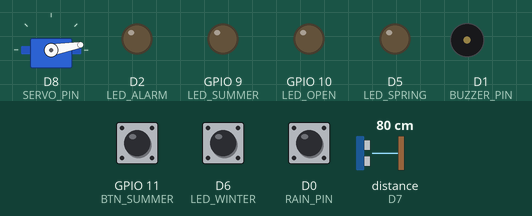
Recording of a sketch running on a simulated ESP8266 (NodeMCU). On the bench: servo, output pins drawn as LEDs (lit = HIGH), buzzer (waves = sounding, pin HIGH). Wiring (inferred from the names in the program): ultrasonic range finder: trigger D3; echo D7. Dashed ring = blinking. Inputs (shaded band) come from the test bench; at power-on: GPIO 11 (BTN_SUMMER) HIGH, distance to the obstacle (sensor on D7) 80 cm, D6 (LED_WINTER) HIGH, D0 (RAIN_PIN) HIGH. The echo pulse lasts 58.3 µs per cm; WiFi joins after 1.5 s; servers stay silent unless stated; pins used as bus, display or sensor lines are not drawn; what the sketch prints to the serial monitor is not drawn.

Above: at 2.7 s.
2.8 s: GPIO 11 (BTN_SUMMER) pulled LOW for 1 s
At 3.07 s:
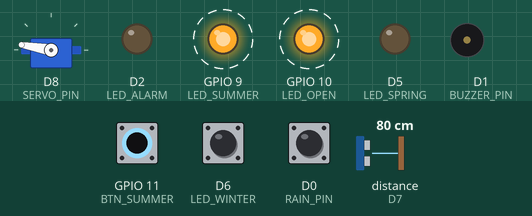
5.3 s: distance to the obstacle (sensor on D7) set to 32 cm
6.8 s: distance to the obstacle (sensor on D7) set to 26 cm
At 8.2 s:
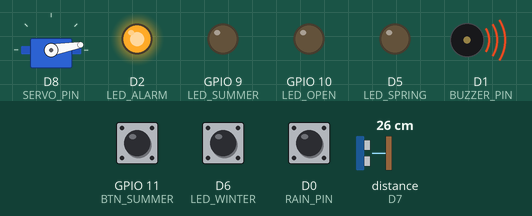
8.5 s: distance to the obstacle (sensor on D7) set to 35 cm
At 9.4 s:
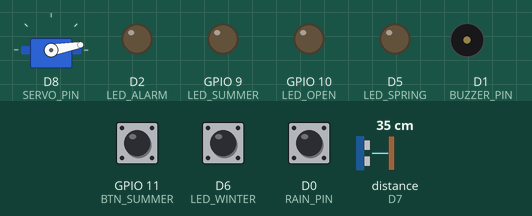
10.0 s: D6 (LED_WINTER) pulled LOW for 3.2 s
At 10.44 s:
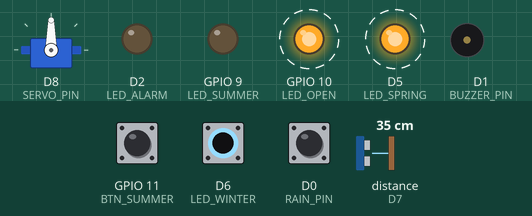
14.7 s: GPIO 11 (BTN_SUMMER) pulled LOW for 3.2 s
At 18.4 s:
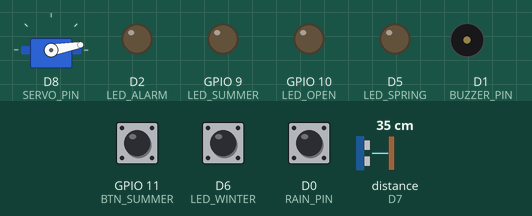
Timing chart, 0 to 19.9 s (numbered marks = the images above; inputs shaded):
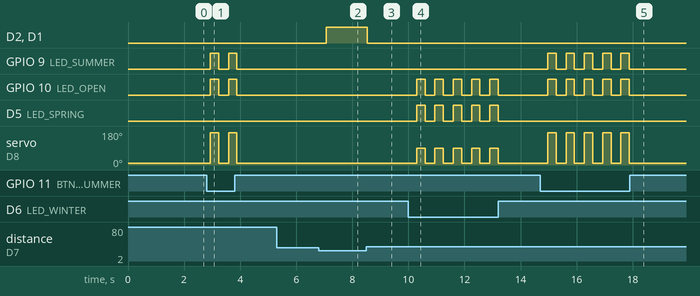

Measured:
- the behaviour switches between 30 and 29 cm on distance to the obstacle (sensor on D7) (found by bisection; images 1 and 2)
- after the input at 2.8 s, GPIO 9 (LED_SUMMER), GPIO 10 (LED_OPEN): alternates HIGH for 0.30 s and LOW for 0.36 s, 4 changes in all, then stays LOW, starting after 0.13 s; servo on D8 (SERVO_PIN): alternates 170° for 0.30 s and 10° for 0.36 s, 4 changes in all, then stays 10°, starting after 0.13 s
- after the input at 5.3 s, every drawn part: stays the same
- after the input at 6.8 s, D2 (LED_ALARM), D1 (BUZZER_PIN): LOW → HIGH after 0.27 s
- after the input at 8.5 s, D2 (LED_ALARM), D1 (BUZZER_PIN): HIGH → LOW at once
- after the input at 10.0 s, GPIO 10 (LED_OPEN), D5 (LED_SPRING): alternates HIGH for 0.30 s and LOW for 0.35 s, 10 changes in all, then stays LOW, starting after 0.29 s; servo on D8 (SERVO_PIN): alternates 90° for 0.30 s and 10° for 0.35 s, 10 changes in all, then stays 10°, starting after 0.29 s
- after the input at 14.7 s, GPIO 9 (LED_SUMMER), GPIO 10 (LED_OPEN): alternates HIGH for 0.30 s and LOW for 0.35 s, 10 changes in all, then stays LOW, starting after 0.27 s; servo on D8 (SERVO_PIN): alternates 170° for 0.30 s and 10° for 0.35 s, 10 changes in all, then stays 10°, starting after 0.27 s

The sketch:

0.20_____.ino
```cpp
//created by I24712I
//Goin me in Git-Hub
//Engoy
#include <ESP8266WiFi.h>
#include <Servo.h>
#include <DHT.h>

// ==========================================================
// 1. إعداد المكتبات والثوابت
// ==========================================================

// -- بيانات الواي فاي (يجب تعديلها) --
const char* ssid = "Smart_Window_wether";
const char* password = "Wither=01;";

// -- تعريف الأطراف (GPIOs) - *** بناءً على آخر جدول توصيلات مُصحَّح *** --
// الأطراف الرقمية (Digital Pins)

#define SERVO_PIN D8    // GPIO15 (SG90 Signal)
#define DHT_PIN D4      // GPIO2 (DHT11 Data)
#define RAIN_PIN D0     // GPIO16 (مستشعر المطر - الطرف الرقمي DO)
#define TRIG_PIN D3     // GPIO0 (HC-SR04 Trigger)
#define ECHO_PIN D7     // GPIO13 (HC-SR04 Echo)
#define BUZZER_PIN D1   // GPIO5 (البازر)

// مؤشرات LED
#define LED_SUMMER 9    // SD2 - GPIO9 (اصفر)
#define LED_SPRING D5   // GPIO14 (ابيض)
#define LED_WINTER D6   // GPIO12 (ازرق)
#define LED_OPEN 10     // SD3 - GPIO10 (اخضر - للفتح العام)
#define LED_ALARM D2    // GPIO4 (احمر - للانذار فقط)

// الأزرار الضاغطة (مستخدمة كـ INPUT_PULLUP)
#define BTN_SUMMER 11   // CMD - زر الصيف
#define BTN_SPRING 12   // CLK - زر الربيع
#define BTN_WINTER 13   // SD0 - زر الشتاء

// -- زوايا السيرفو والثوابت الأخرى --
int angleSummer = 170; // مفتوح بالكامل
int angleSpring = 90;  // فتح متوسط
int angleWinter = 10;  // مغلق تقريباً
int currentAngle = angleWinter;
int safetyDistance = 30; // مسافة الأمان بالسنتيمتر
int rainThreshold = 0; // القيمة الرقمية لـ DO (0 يعني مطر، 1 يعني جاف)

Servo windowServo;
DHT dht(DHT_PIN, DHT11);

// ==========================================================
// 2. الدوال المساعدة
// ==========================================================

void setupWiFi() {
  Serial.print("\nConnecting to ");
  Serial.println(ssid);
  WiFi.begin(ssid, password);
  while (WiFi.status() != WL_CONNECTED) {
    delay(500);
    Serial.print(".");
  }
  Serial.println("\nWiFi connected");
  Serial.print("IP address: ");
  Serial.println(WiFi.localIP());
}

void sendNotification(String message) {
  // *** يجب استبدال هذه الدالة بكود يرسل تنبيه فعلي (مثل IFTTT أو Telegram) ***
  Serial.print("ALERT SENT: ");
  Serial.println(message);
}

// دالة لتحديث زاوية السيرفو وحالة الـ LED
void setWindowAngle(int targetAngle, int ledPin) {
  if (currentAngle != targetAngle) {
    windowServo.write(targetAngle);
    currentAngle = targetAngle;

    // إطفاء جميع أضواء المواسم قبل تشغيل المطلوب
    digitalWrite(LED_SUMMER, LOW);
    digitalWrite(LED_SPRING, LOW);
    digitalWrite(LED_WINTER, LOW);

    // تشغيل ضوء الموسم المطلوب
    if (ledPin != 0) {
        digitalWrite(ledPin, HIGH);
    }

    // تشغيل LED الاخضر اذا كانت النافذة مفتوحة
    if (currentAngle > 15) {
        digitalWrite(LED_OPEN, HIGH);
    } else {
        digitalWrite(LED_OPEN, LOW);
    }
    Serial.print("Window set to angle: ");
    Serial.println(targetAngle);
  }
}

// ==========================================================
// 3. التحكم والأمان
// ==========================================================

void checkSafetyAndRain() {
  // 3.1. فحص الحرامي (مستشعر المسافة)
  long duration, distance;
  digitalWrite(TRIG_PIN, LOW); delayMicroseconds(2);
  digitalWrite(TRIG_PIN, HIGH); delayMicroseconds(10);
  digitalWrite(TRIG_PIN, LOW);
  duration = pulseIn(ECHO_PIN, HIGH);
  distance = (duration/2) / 29.1;

  if (distance > 0 && distance < safetyDistance) {
    // تفعيل الانذار: احمر فقط والبازر
    digitalWrite(LED_ALARM, HIGH);
    digitalWrite(BUZZER_PIN, HIGH);
    windowServo.detach(); // ايقاف السيرفو مؤقتاً
    sendNotification("Security ALERT: Intruder detected!");

    // إيقاف جميع الأضواء الأخرى باستثناء الأحمر
    digitalWrite(LED_SUMMER, LOW);
    digitalWrite(LED_SPRING, LOW);
    digitalWrite(LED_WINTER, LOW);
    digitalWrite(LED_OPEN, LOW);

    return; // نوقف التنفيذ لاحقاً
  } else {
    digitalWrite(LED_ALARM, LOW);
    digitalWrite(BUZZER_PIN, LOW);
    if (!windowServo.attached()) {
        windowServo.attach(SERVO_PIN); // إعادة تفعيل السيرفو
    }
  }

  // 3.2. فحص المطر (يتم فقط إذا كان الإنذار غير مفعّل)
  // قراءة رقمية: 0 يعني رطب/مطر، 1 يعني جاف
  int rainDetected = digitalRead(RAIN_PIN);

  // إذا كان هناك مطر (rainDetected == 0) والنافذة مفتوحة (currentAngle > angleWinter)
  if (rainDetected == rainThreshold && currentAngle > angleWinter) {
    // إغلاق إجباري بغض النظر عن الموسم
    setWindowAngle(angleWinter, LED_WINTER);
    sendNotification("Rain Detected! Window closed automatically.");
  }
}

void checkAutoMode() {
  float temp = dht.readTemperature();
  if (isnan(temp)) {
    Serial.println("Failed to read from DHT sensor!");
    return;
  }

  // تحديد المواسم حسب درجة الحرارة
  if (temp > 30) {
    // صيف (أقصى فتح)
    setWindowAngle(angleSummer, LED_SUMMER);
  } else if (temp >= 15 && temp <= 25) {
    // ربيع / خريف (فتح متوسط)
    setWindowAngle(angleSpring, LED_SPRING);
  } else if (temp < 15) {
    // شتاء (إغلاق جزئي)
    setWindowAngle(angleWinter, LED_WINTER);
  }
}

void checkButtons() {
  // الأزرار تعمل بنظام Pull-Up (LOW عند الضغط)
  if (digitalRead(BTN_SUMMER) == LOW) {
    setWindowAngle(angleSummer, LED_SUMMER);
    delay(300);
  }
  if (digitalRead(BTN_SPRING) == LOW) {
    setWindowAngle(angleSpring, LED_SPRING);
    delay(300);
  }
  if (digitalRead(BTN_WINTER) == LOW) {
    setWindowAngle(angleWinter, LED_WINTER);
    delay(300);
  }
}

// ==========================================================
// 4. دالة Setup و Loop
// ==========================================================

void setup() {
  Serial.begin(115200);
  dht.begin();

  // تهيئة الأطراف كمخرجات (LEDs والتحذير والسيرفو)
  pinMode(LED_SUMMER, OUTPUT);
  pinMode(LED_SPRING, OUTPUT);
  pinMode(LED_WINTER, OUTPUT);
  pinMode(LED_OPEN, OUTPUT);
  pinMode(LED_ALARM, OUTPUT);
  pinMode(BUZZER_PIN, OUTPUT);
  pinMode(TRIG_PIN, OUTPUT);

  // تهيئة الأطراف كمدخلات (الأزرار والمستشعرات)
  pinMode(RAIN_PIN, INPUT);
  pinMode(ECHO_PIN, INPUT);

  // تفعيل Pull-Up للأزرار (لتوصيل الزر بـ GND فقط)
  pinMode(BTN_SUMMER, INPUT_PULLUP);
  pinMode(BTN_SPRING, INPUT_PULLUP);
  pinMode(BTN_WINTER, INPUT_PULLUP);

  // ربط السيرفو بالطرف والبدء مغلقاً
  windowServo.attach(SERVO_PIN);
  windowServo.write(angleWinter);

  setupWiFi();
}

void loop() {
  // 1. فحص الأمان والمطر (الأولوية القصوى)
  checkSafetyAndRain();

  // 2. التحكم اليدوي والآلي يتم فقط إذا لم يكن الإنذار مفعلاً
  if (digitalRead(LED_ALARM) == LOW) {
    checkButtons();

    // 3. التحكم الآلي يتم كل 5 دقائق
    static unsigned long lastAutoCheck = 0;
    if (millis() - lastAutoCheck > 300000) { // 300000ms = 5 minutes
      checkAutoMode();
      lastAutoCheck = millis();
    }
  }

  delay(50);
}
```
